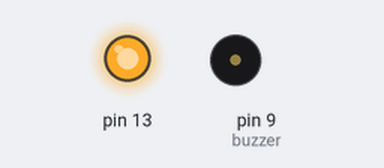
Simulated run of this sketch. Board: Arduino Uno, built with avr-gcc and run on an emulated ATmega328P. Shown: output pins drawn as LEDs (lit = HIGH), buzzer (waves = sounding). At 2.0 s the program stops and its outputs stay as they are.

Above: at 0.1 s.
At 1.1 s:
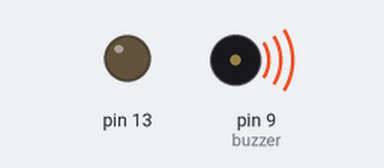
At 1.6 s:
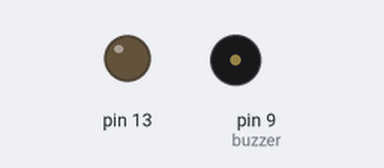
Timing chart, 0 to 3.1 s (numbered marks = the images above):
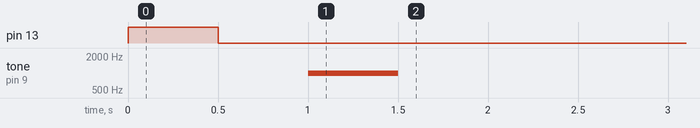

Measured:
- by itself, pin 13: LOW → HIGH at 0.00 s, → LOW 0.50 s later
- by itself, tone on pin 9 (buzzer): silent → 1000 Hz at 1.0 s, → silent 0.50 s later

The sketch:

buzzlight_functions.ino
```cpp
// this code tells an LED and buzzer to work together.

//buzzer to arduino pin 9
const int buzzer = 9;

void setup() {

//set up pin 9 as buzzer
pinMode(buzzer, OUTPUT); // Set buzzer - pin 9 as an output

//set up pin 13 to LED

pinMode(13, OUTPUT);

}
//consider the area below memory
//This were you create your functions.

/*function for blinking the LED called "blink"
 *the blink function contrains instructions to manipulate the LED connected to pin 13.
 * When it is called, the call will contain value for time which will be used to state
 * how long the LED is turned of for an off for.
 */

void blink(int time) {
  digitalWrite(13, HIGH);   // set the LED on
  delay(time);              // wait for a second
  Serial.println("blink LED"); // send message to serial monitor
  digitalWrite(13, LOW);    // set the LED off
  delay(time);              // wait for a second

}
/*function to make the buzzer sound called "buzz"
 *the buzz function contrains instructions to manipulate the buzzer connected to pin 9.
 * When it is called, the call will contain two value for the sound and the time which will be used to state
 * which sound to play and how long to play it for and how long to turn it off.
 */
//buzz function - this code will buzz your your speaker once
void buzz(int sound, int time){

  tone(buzzer, sound); // Send 1KHz sound signal
  delay(time);        // wait
  Serial.println("play sound"); // send message to serial monitor
  noTone(buzzer);     // Stop sound
  delay(time);         // wait
}


//consider the area above memory


//shutdown function - this code will stop your program
void shutdown()
{
 Serial.println("Program End");  // message to serial monitor
 while(1);
}

void loop() {

  // to call the blink function to blink the LED for 1/2 second(500 milliseconds) you use this code:
  blink(500);
  /* to call the buzz function to buzz the speaker with a sharp tone(1000)
   * for 1/2 second(500 milliseconds) you use this code:
   */
  buzz(1000,500);


  // call the shutdown function
  shutdown();
  }
```
